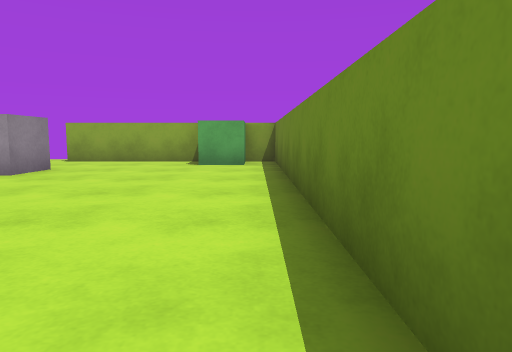
[1] (above)

16 first-person views from a walk through a scene from a Unity 3-D project. The camera is 0.62 m above the floor, tilts 6° down and sees 70° across. The floor is counted in squares, 1 m on a side. Each view is taken from the middle of a square. On the plan, view 1 faces up. The plan holds only what a view shows up to about 10 squares ahead; the rest is blank. The player is left out. Surface patterns are stand-ins for the level's own textures.

[2]
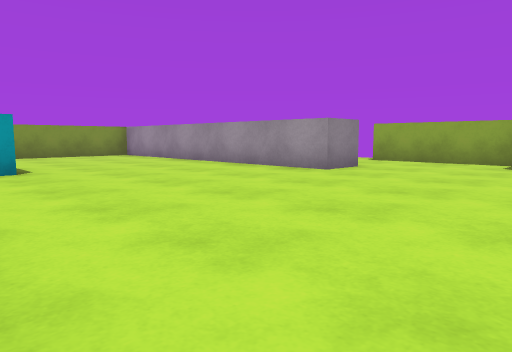

[3]
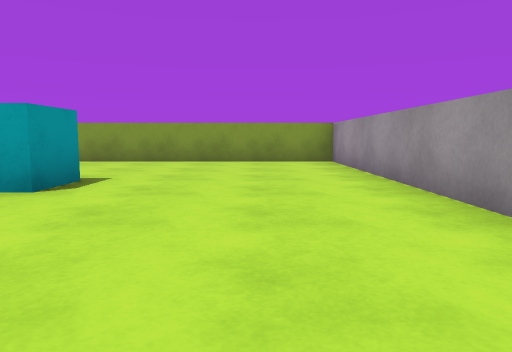

[4]
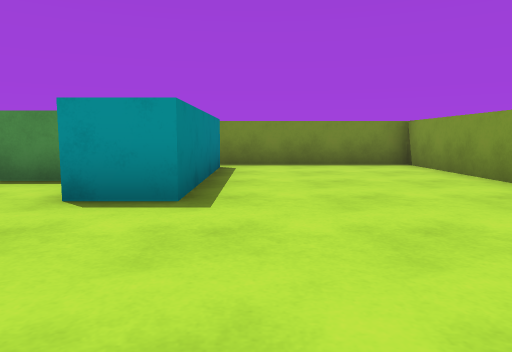

[5]
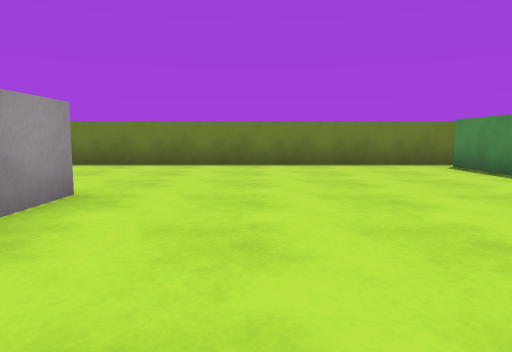

[6]
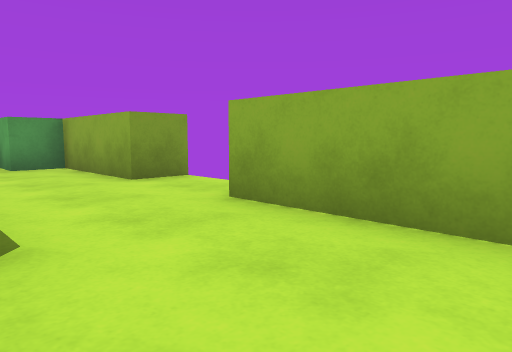

[7]
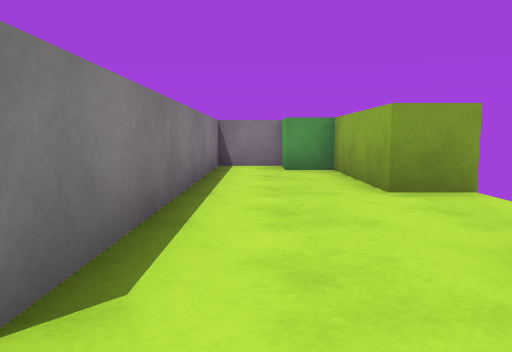

[8]
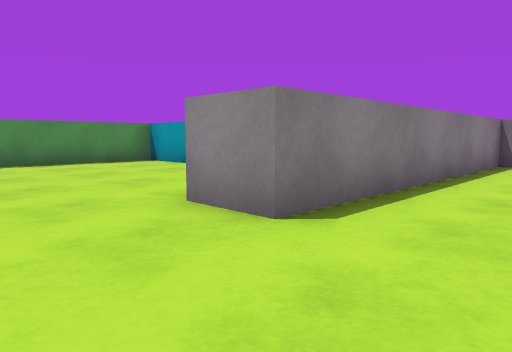

[9]
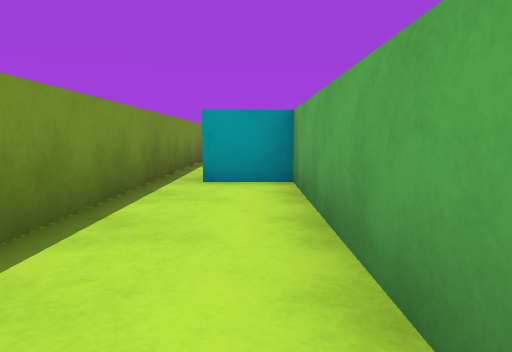

[10]
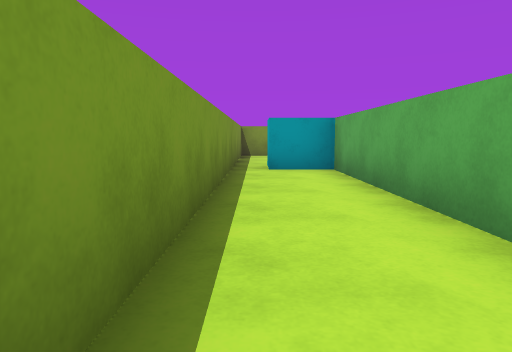

[11]
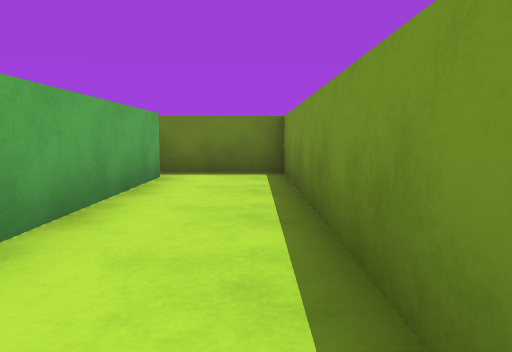

[12]
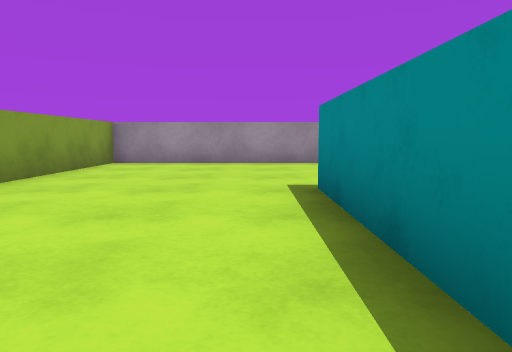

[13]
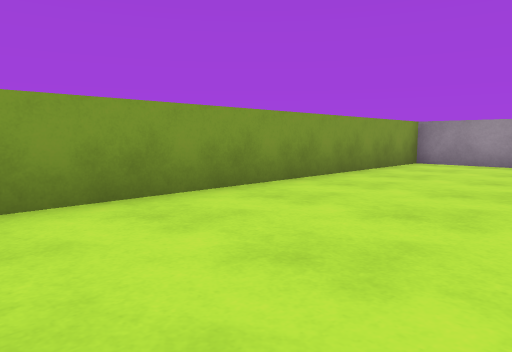

[14]
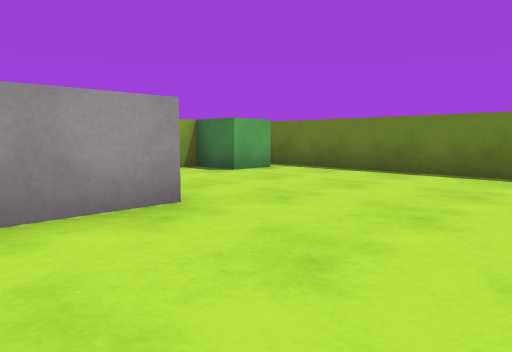

[15]
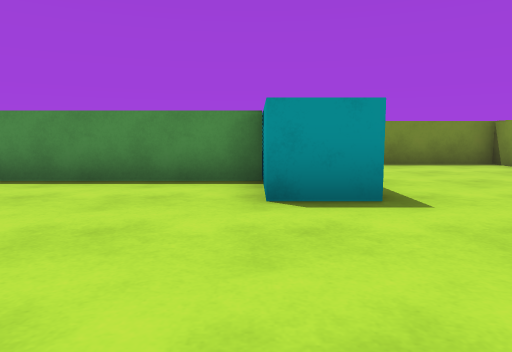

[16]
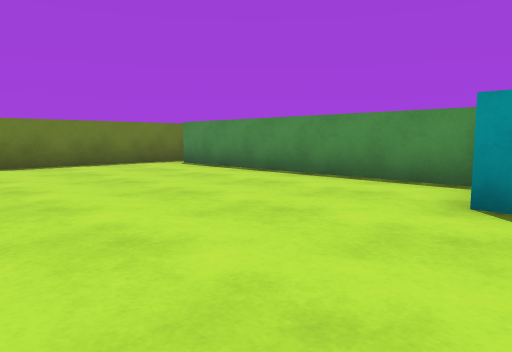

### Floor plan
Ten units are one square. View 1 is at (0, 0); x grows to the right and y downward. Boxes are objects, and circles mark ways between rooms. Rooms are numbered by the first view taken in them; rooms with no view inside come last. Other rooms are left out.
<svg viewBox="-130 -111 141 151">
<path fill="none" stroke="#000" d="M-111 -72 -40 -72 -40 -60 -125 -60 -125 35 -85 35M-71 -106 -71 -95 -100 -95M-82 26 -82 -15 -71 -15 -71 2 -1 2M5 10 5 -92M6 -95 -50 -95M-1 15 -71 15 -71 27 -78 27M-85 35 5 35 5 10"/>
<rect x="-125" y="-95" width="20" height="20" fill="#bbb"><title>other object</title></rect>
<rect x="-115" y="-95" width="20" height="10" fill="#bbb"><title>green cube</title></rect>
<rect x="-15" y="-95" width="10" height="10" fill="#bbb"><title>green block</title></rect>
<circle cx="-80" cy="30" r="3" fill="#2a7"/>
<circle cx="0" cy="10" r="3" fill="#2a7"/>
<text x="-60" y="-40">1</text>
<text x="-40" y="30">2</text>
</svg>
Room 1 opens to room 2.

Where each view was taken, in squares from view 1:
view 1: 0 up, 0 right, facing up
view 2: 0 up, 0 right, facing up-left
view 3: 4 up, 3 left, facing left
view 4: 5 up, 9 left, facing down
view 5: 4 up, 8 left, facing right
view 6: 7 up, 2 left, facing up-left
view 7: 8 up, 3 left, facing left
view 8: 9 up, 2 left, facing down-left
view 9: 2 down, 2 left, facing left
view 10: 3 down, 0 right, facing left
view 11: 3 down, 6 left, facing right
view 12: 3 down, 9 left, facing up
view 13: 3 down, 9 left, facing up-left
view 14: 3 up, 6 left, facing up-right
view 15: 5 up, 7 left, facing down
view 16: 5 up, 8 left, facing down-right
